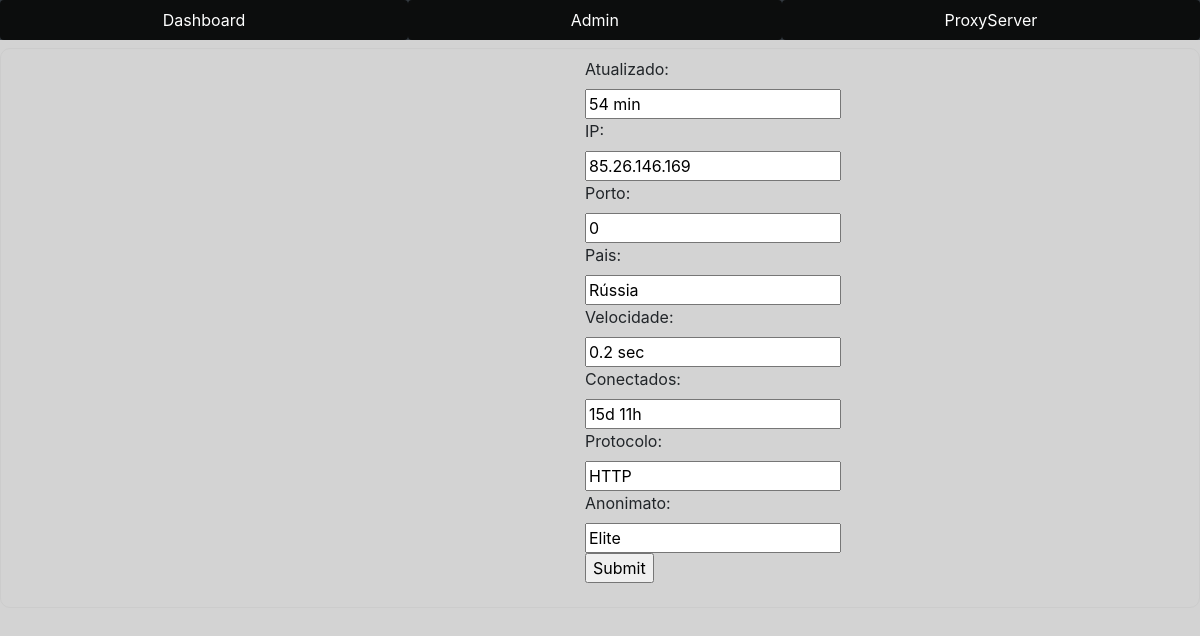
Page /update/4 on the committed database.
### app1/models.py (models this page shows, shortened)
class WebSiteInfo(models.Model):
    Atualizado = models.CharField(max_length=100)
    IP = models.CharField(max_length=100)
    Porto = models.CharField(max_length=100, blank=True, null=True)
    Pais = models.CharField(max_length=100)
    Velocidade = models.CharField(max_length=100)
    Conectados = models.CharField(max_length=100)
    Protocolo = models.CharField(max_length=100)
    Anonimato = models.CharField(max_length=100)
    class Meta:
        db_table = 'Info'

### app1/views.py (the view)
# urls.py: path('update/<str:pk>', views.updateOrder, name='updateOrder'),
def updateOrder(request, pk):
    table = WebSiteInfo.objects.get(id=pk)
    form = WebSiteInfoForm(instance=table)
    if request.method =='POST':
        form = WebSiteInfoForm(request.POST, instance=table)
        if form.is_valid():
            form.save()
            return redirect('/')
    context = {'form': form}
    return render(request, 'app1/update.html', context)

### app1/forms.py
class WebSiteInfoForm(ModelForm):
    class Meta:
        model = WebSiteInfo
        fields = '__all__'

### app1/templates/app1/update.html (shortened to what this page needs)
{% extends 'app1/base.html' %}
{% block content %}
    <form action='' method="POST">
        <div class="form-group">
            {{form}}
            <br>
            <input type="submit" name ='Submit'>
        </div>
    </form>
{% endblock %}

### app1/static/css/styles.css (style rules this page uses)
form { width: 100%; padding: 8px 73vh; margin: 8px 0; display: inline-block; border: 1px solid #ccc; border-radius: 10px; box-sizing: border-box; }
body { background-color: lightgray; }

### rows in the picture
WebSiteInfo: Atualizado "54 min", IP "85.26.146.169", Porto "0", Pais "Rússia", Velocidade "0.2 sec", Conectados "15d 11h", Protocolo "HTTP", Anonimato "Elite"
